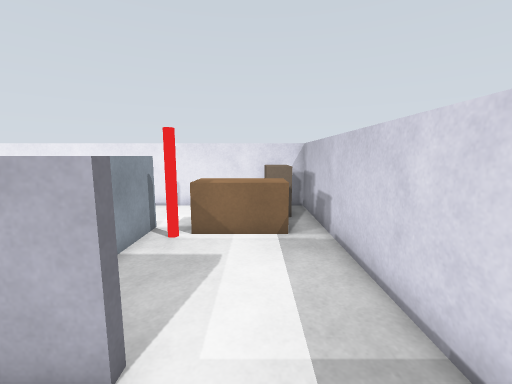
View 1 (above)

17 first-person views from a walk through a Gazebo world. The camera is 1.2 m above the floor, tilts 8° down and sees 90° across. The floor is counted in squares, 0.5 m on a side. Each view is taken from the middle of a square. On the plan, view 1 faces up. The plan holds only what a view shows up to about 17 squares ahead; the rest is blank. The place goes on beyond the plan.

View 2
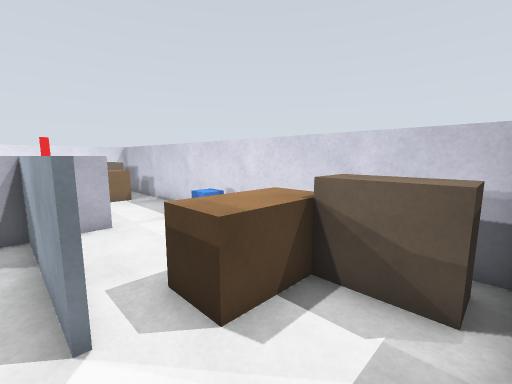

View 3
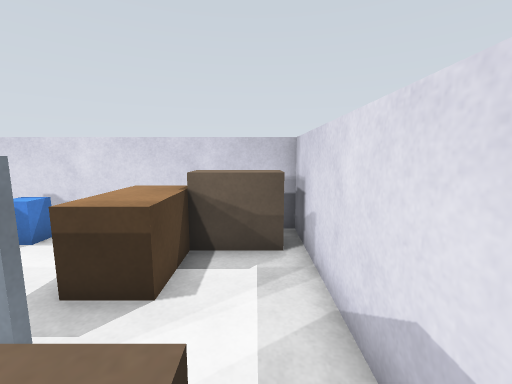

View 4
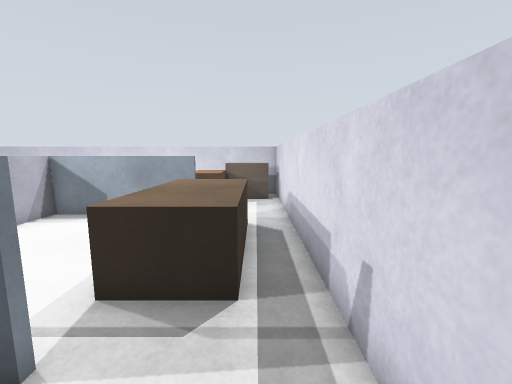

View 5
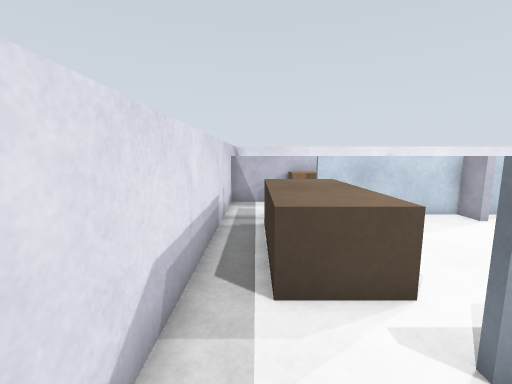

View 6
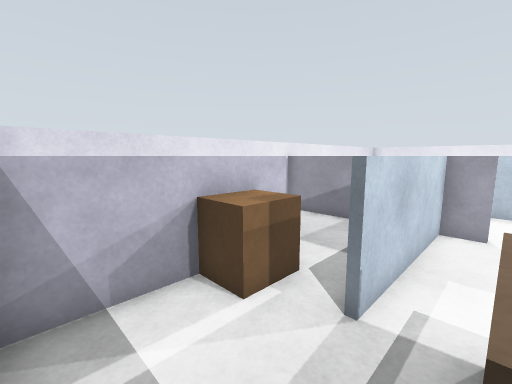

View 7
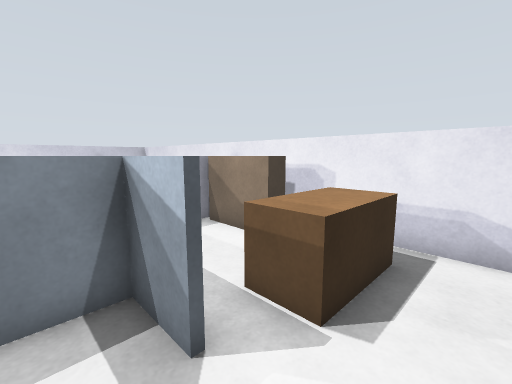

View 8
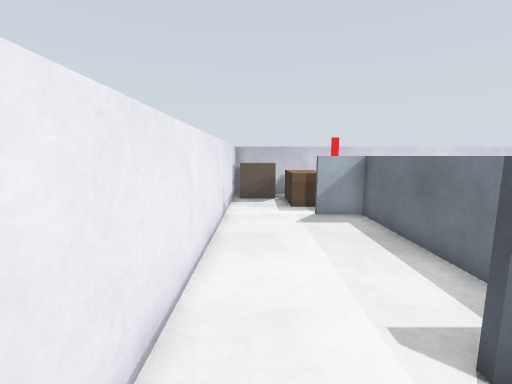

View 9
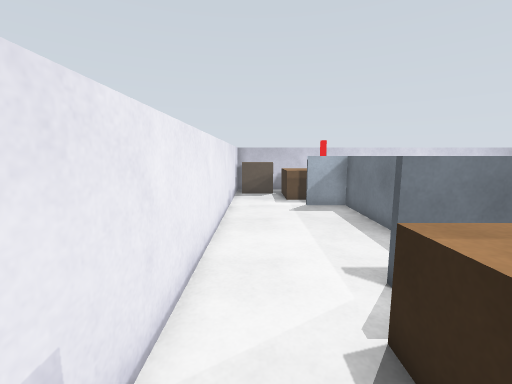

View 10
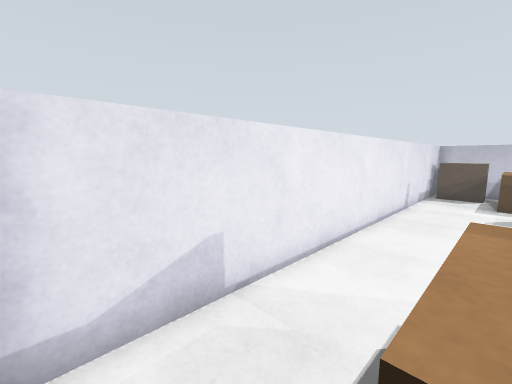

View 11
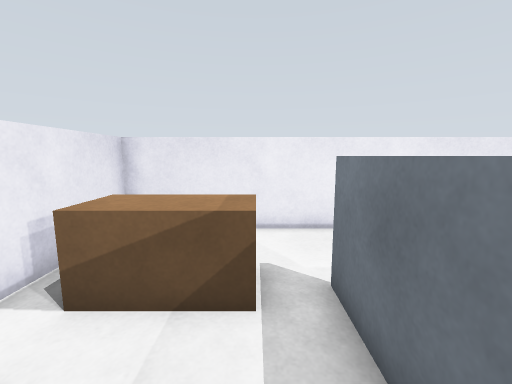

View 12
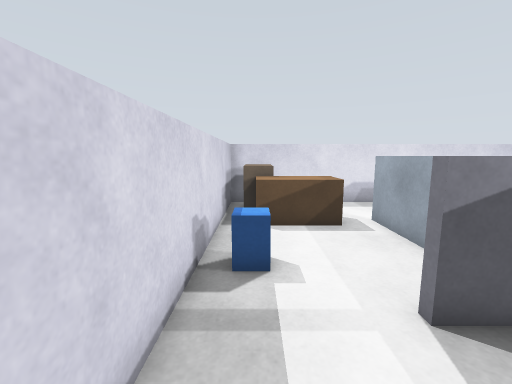

View 13
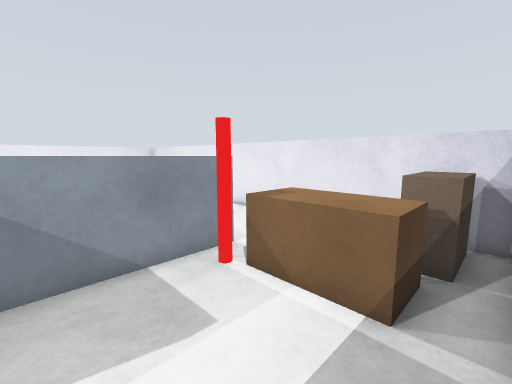

View 14
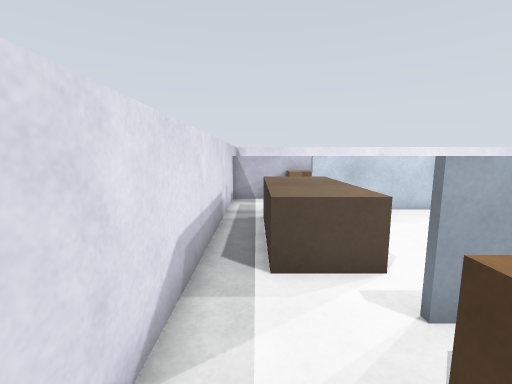

View 15
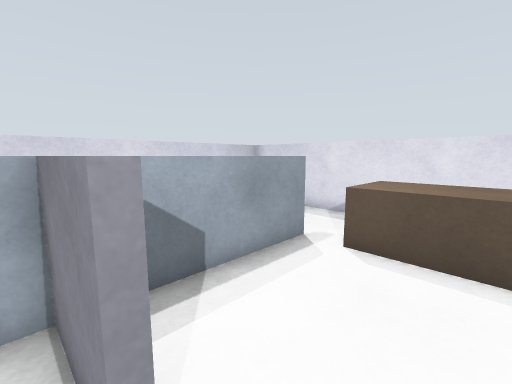

View 16
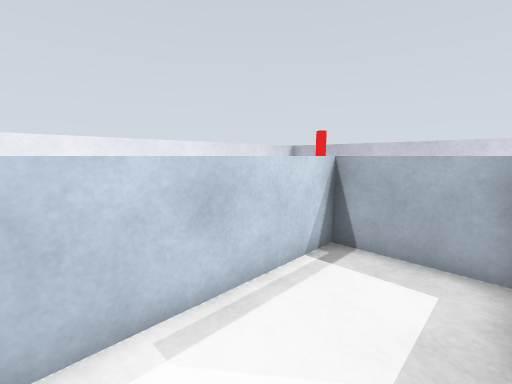

View 17
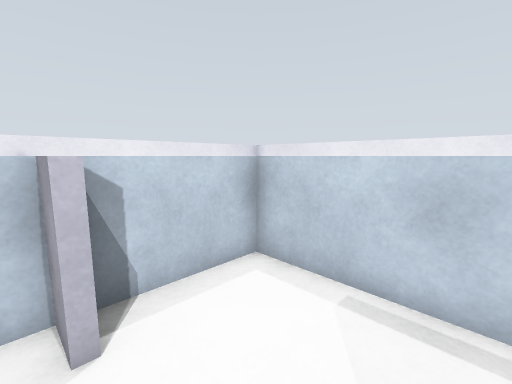

### Floor plan
Points are (right, up) in squares from view 1. A wall is a line through its corners. A room is listed if a view was taken in it or the views show most of it. See-through windows are left out.
Room 1 (views 1, 2, 5, 14)
walls: (-3.4, -0.4) (-3.4, -3.5); (-1.5, 2.4) (-2.6, 2.4); (-4.4, -7.3) (2.3, -7.3) (2.3, 2.4)
ways out: opening at (-4, -5.5) to room 2; opening at (0.5, 3) to room 4
objects: brown box (-2, -4) to (1, -3); cabinet (0, -6) to (1, -4); blue box (1, 0) to (1, 1)
Room 2 (views 3, 6, 17)
walls: (-3.6, -3.6) (-3.6, 2.4) (-5.4, 2.4); (-10.3, 2.4) (-11.4, 2.4) (-11.4, -3.5); (-11.6, -7.3) (-4.4, -7.3)
ways out: opening at (-4, -5.5) to room 1; opening at (-12, -5.5) to room 3; opening at (-8.5, 3) to room 5
objects: brown box (-10, -5) to (-5, -4)
Room 3 (view 4)
walls: (-14.3, -4.5) (-14.3, -7.4); (-14.3, -1.5) (-14.3, -2.6); (-14.2, 2.4) (-17.4, 2.4); (-17.3, 1.9) (-17.3, -7.3) (-11.6, -7.3)
ways out: opening at (-12, -5.5) to room 2
objects: brown box (-14, -4) to (-13, -3)
Room 4 (views 7, 8, 9, 10, 11, 12, 13)
walls: (-3.6, 7) (-3.6, 8.5); (-3.4, 8.6) (-3.4, 3.8); (-11.4, 8.6) (-11.4, 6.9); (-11.5, 6.6) (-3.5, 6.6); (-11.6, 5.1) (-11.6, 8.5); (-2.6, 2.6) (-1.5, 2.6) (-1.5, 2.4); (2.3, 2.4) (2.3, 12.3) (-17.3, 12.3) (-17.3, 1.9)
ways out: opening at (0.5, 3) to room 1
objects: cabinet (-16, 3) to (-16, 6); brown box (-16, 8) to (-13, 9); red pole (-2, 8); brown box (-2, 8) to (1, 9); cabinet (1, 10) to (1, 12)
Room 5 (views 15, 16)
walls: (-10.3, 2.8) (-10.3, 2.4); (-6.3, 2.2) (-6.3, 2.6) (-3.6, 2.6) (-3.6, 7); (-11.4, 6.9) (-11.4, 2.8); (-3.5, 6.4) (-11.5, 6.4)
ways out: opening at (-8.5, 3) to room 2

Positions as (right, up) in squares from view 1, and headings:
1: (0, 0), facing up
2: (-4, -7), facing up-right
3: (-6, -6), facing right
4: (-14, -6), facing right
5: (-1, -6), facing left
6: (-10, -7), facing up-left
7: (-10, 11), facing down-left
8: (-14, 11), facing right
9: (-16, 11), facing right
10: (-17, 9), facing up-right
11: (-13, 4), facing up
12: (1, 6), facing down
13: (2, 4), facing up-left
14: (0, -6), facing left
15: (-8, 3), facing down-right
16: (-10, 3), facing up-right
17: (-7, 2), facing up-left
